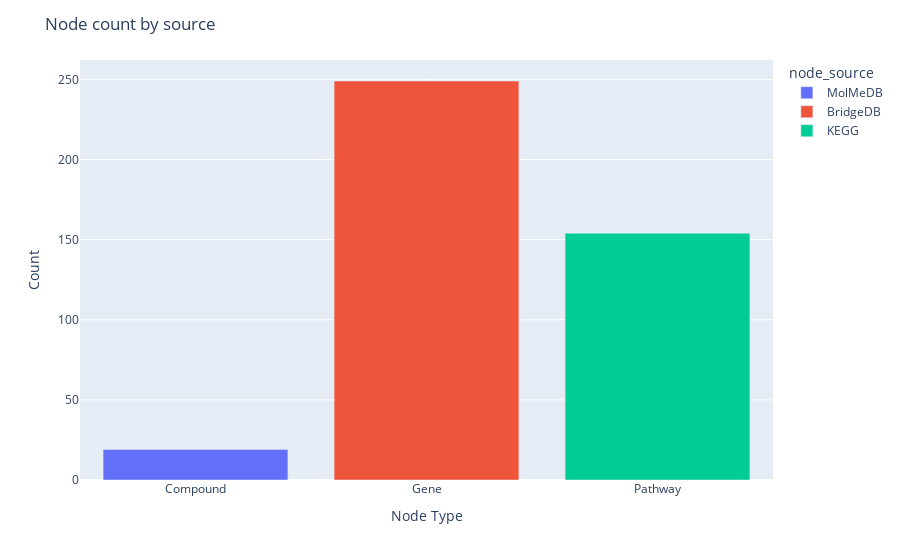

The code cell stored with this chart in its notebook:
### Code cell
graph_obj.count_nodes_by_data_source(plot=True)

### Figure 1 — Plotly figure (JSON) as saved in the notebook; plotly's stock layout.template omitted (floating-point values rounded to 4 significant figures)
{"data": [{"alignmentgroup": "True", "hovertemplate": "node_source=MolMeDB<br>node_type=%{x}<br>count=%{y}<extra></extra>", "legendgroup": "MolMeDB", "marker": {"color": "#636efa", "pattern": {"shape": ""}}, "name": "MolMeDB", "offsetgroup": "MolMeDB", "orientation": "v", "showlegend": true, "textposition": "auto", "type": "bar", "x": ["Compound"], "xaxis": "x", "y": [19], "yaxis": "y"}, {"alignmentgroup": "True", "hovertemplate": "node_source=BridgeDB<br>node_type=%{x}<br>count=%{y}<extra></extra>", "legendgroup": "BridgeDB", "marker": {"color": "#EF553B", "pattern": {"shape": ""}}, "name": "BridgeDB", "offsetgroup": "BridgeDB", "orientation": "v", "showlegend": true, "textposition": "auto", "type": "bar", "x": ["Gene"], "xaxis": "x", "y": [249], "yaxis": "y"}, {"alignmentgroup": "True", "hovertemplate": "node_source=KEGG<br>node_type=%{x}<br>count=%{y}<extra></extra>", "legendgroup": "KEGG", "marker": {"color": "#00cc96", "pattern": {"shape": ""}}, "name": "KEGG", "offsetgroup": "KEGG", "orientation": "v", "showlegend": true, "textposition": "auto", "type": "bar", "x": ["Pathway"], "xaxis": "x", "y": [154], "yaxis": "y"}], "layout": {"barmode": "relative", "legend": {"title": {"text": "node_source"}, "tracegroupgap": 0}, "margin": {"t": 60}, "title": {"text": "Node count by source"}, "xaxis": {"anchor": "y", "domain": [0, 1], "title": {"text": "Node Type"}}, "yaxis": {"anchor": "x", "domain": [0, 1], "title": {"text": "Count"}}}}
